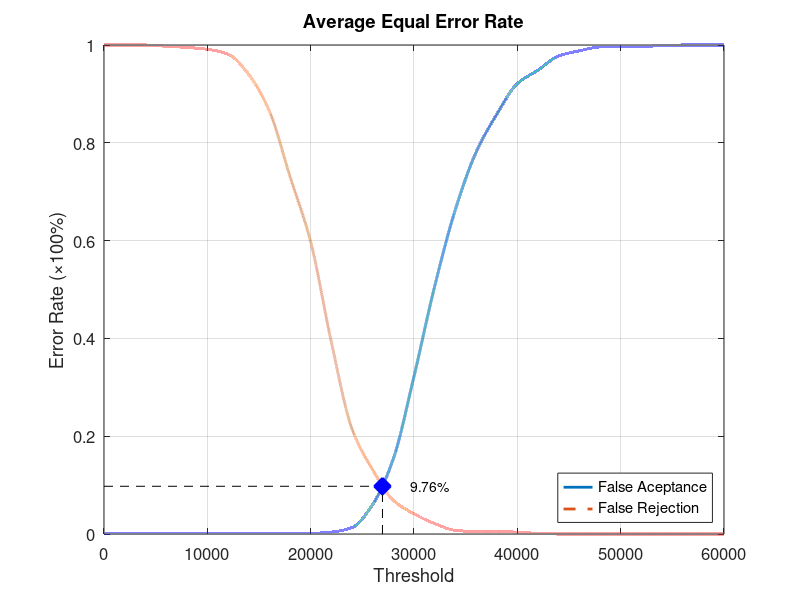
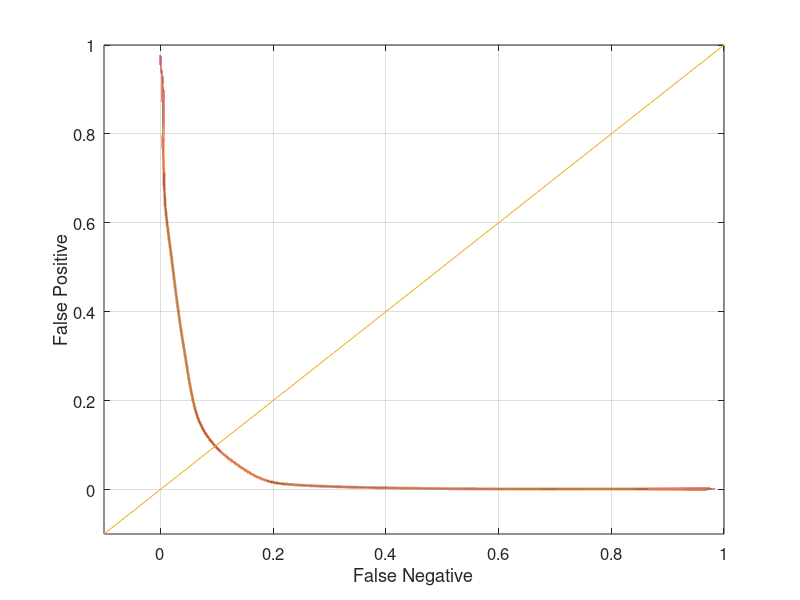

These charts were generated, in order, by the following MATLAB code:
function yEER = Experiment2Average
close all;
clear;
clc;
x = 0:2000:60000;
xq = 0:0.5:60000;

y0 = [0 0.00131579 0.00131579 0.00131579 0.00131579 0.00131579 0.00131579 0.00131579 0.00131579 0.00131579 0.00131579 0.00394737 0.0131579 0.0605263 0.153947 0.322368 0.506579 0.663158 0.780263 0.857895 0.921053 0.948684 0.977632 0.988158 0.996053 0.997368 0.997368 0.998684 1 1 1];
yy0 = interp1(x, y0, xq, 'pchip');
y1 = [1 1 1 0.9975 0.995 0.99125 0.98125 0.94 0.865 0.73125 0.5975 0.3925 0.215 0.13125 0.06875 0.04125 0.02125 0.0075 0.005 0.005 0.00375 0.00125 0 0 0 0 0 0 0 0 0];
yy1 = interp1(x, y1, xq, 'pchip');

% Calculating EER: 
y2 = abs(y0 - y1);
find(y2 == min(y2))
yy2 = abs(yy0 - yy1);
xEER = find(yy2 == min(yy2));
xEERIndex = xq(xEER) % X-axis EER
yEER = yy0(xEER) % Y-axis EER

main = figure
plot(xq, yy0,'-','LineWidth', 2);	hold on
plot(xq, yy1,'--','LineWidth', 2);	hold on
plot([xEERIndex xEERIndex], [0 yEER], 'k--');	hold on
plot([0 xEERIndex], [yEER yEER], 'k--');	hold on
plot(xEERIndex, yEER, 'bx', 'LineWidth', 10);	hold on
text(xEERIndex + 10 * xEERIndex / 100, yEER, [num2str(round((10000 * yEER)) / 100) '%'])
legend('False Aceptance', 'False Rejection', 'Location', 'SouthEast')
xlabel('Threshold')
ylabel('Error Rate (\times100%)')
title('Average Equal Error Rate')
set(gca, 'FontSize', 12)
axis([0 60000 0 1])
grid on

print(main, 'Experiment2AverageMain', '-dpng');
FNRxFPR = figure('Color', [1 1 1]);
plot(yy1, yy0, '-', yy1, yy0, 'LineWidth', 2);
hold on
y = -0.1:0.1:1
plot(y, y); 
set(gca, 'FontSize', 12)
xlabel('False Negative')
ylabel('False Positive')
axis([-0.1 1 -0.1 1])
set(gca, 'FontSize', 12)
grid on

print(FNRxFPR, 'Experiment2AverageFNRxFPR','-dpng');
end
